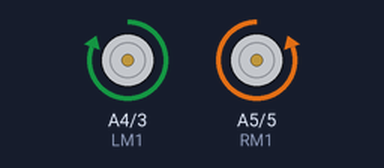
Simulated run of this sketch. Board: Arduino Uno, built with avr-gcc and run on an emulated ATmega328P. On the bench: motor-driver pin pairs drawn as motors (green arrow = first pin HIGH = forward, orange = second pin HIGH = backward, longer = more drive).

Above: at 0.05 s.
Timing chart, 0 to 3.0 s (numbered marks = the images above):
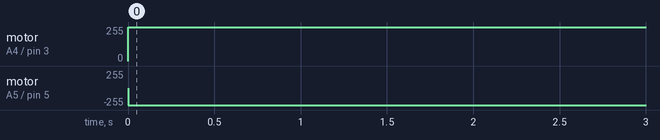

Measured:
- by itself, motor on A4 (LM1) / pin 3 (LM2): stopped → forward 255/255 at 0.00 s
- by itself, motor on A5 (RM1) / pin 5 (RM2): stopped → backward 255/255 at 0.00 s

The sketch:

360_motor.ino
```cpp
# define LM1 A4       // Left Motor
#define LM2 3        // Left Motor
#define RM1 A5       // Right Motor
#define RM2 5        // Right Motor

void setup() {
  pinMode(LM1, OUTPUT);
  pinMode(LM2, OUTPUT);
  pinMode(RM1, OUTPUT);
  pinMode(RM2, OUTPUT);
}

void loop() {
  // Rotate the car 360 degrees in place
  digitalWrite(LM1, HIGH);  // Left motor forward
  digitalWrite(LM2, LOW);   // Left motor backward
  digitalWrite(RM1, LOW);   // Right motor backward
  digitalWrite(RM2, HIGH);  // Right motor forward

  delay(2000);  // Adjust this delay to control the speed of the turn

  // Stop the motors
  digitalWrite(LM1, LOW);
  digitalWrite(LM2, LOW);
  digitalWrite(RM1, LOW);
  digitalWrite(RM2, LOW);

//  while(1); // Keep the car stationary after the turn
}
```
